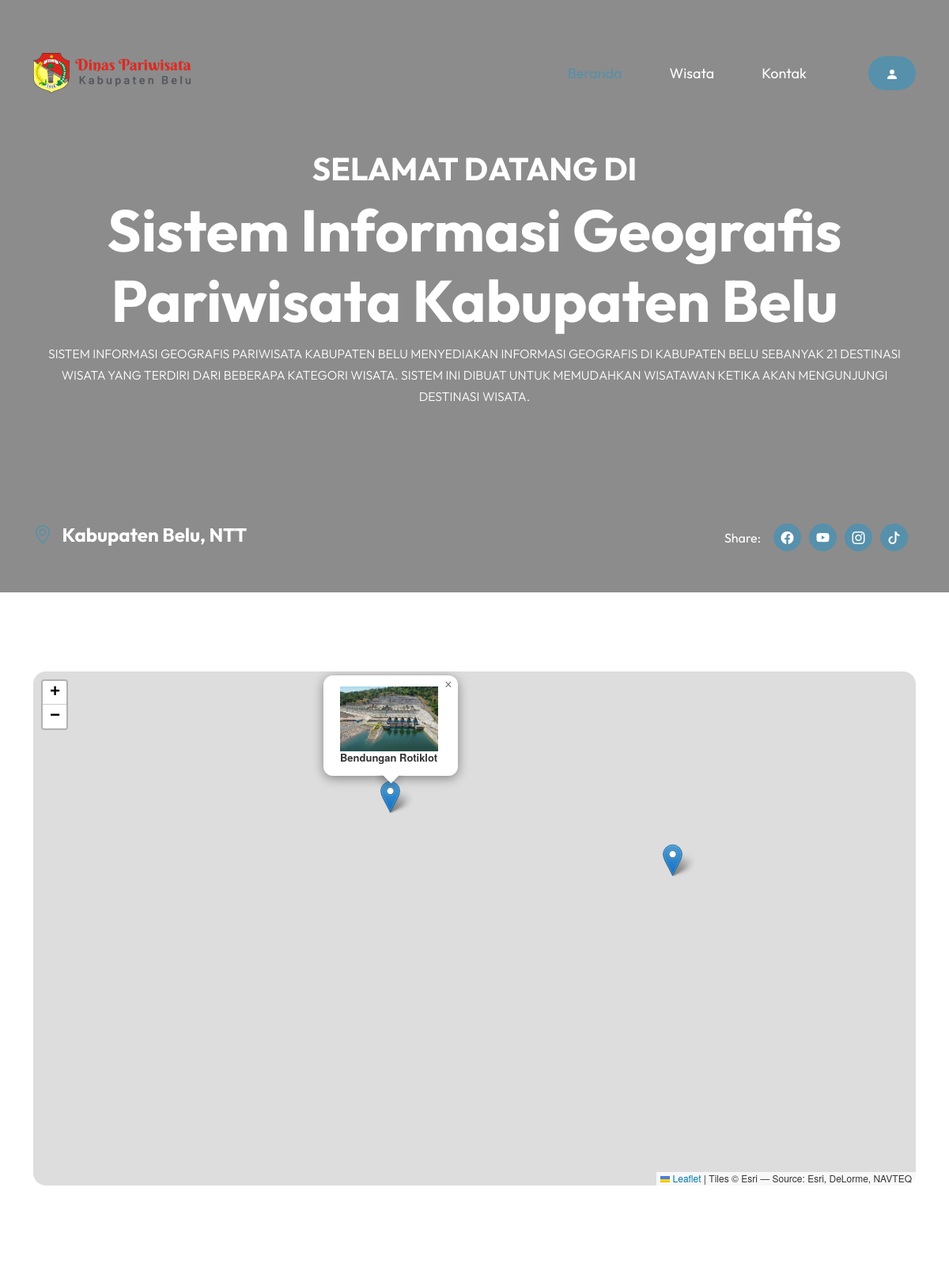
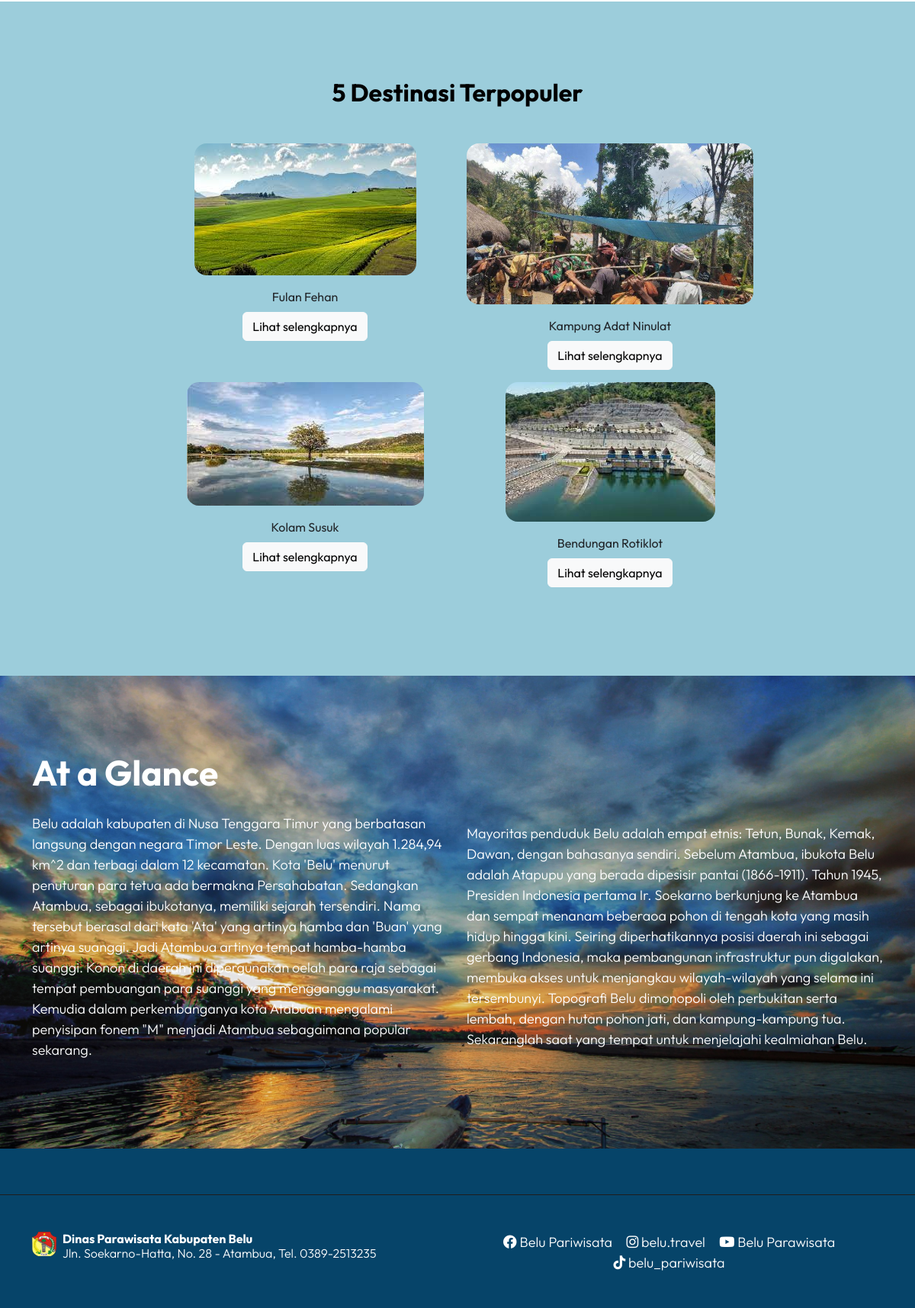
The page / on the database its author committed (2 pictures, top to bottom).
### tables this page shows
CREATE TABLE `wisata` (
  `id_wisata` int(11) NOT NULL,
  `nama_wisata` varchar(255) NOT NULL,
  `latitude` varchar(255) NOT NULL,
  `longitude` varchar(255) NOT NULL,
  `geojson` longtext NOT NULL,
  `foto` varchar(255) NOT NULL,
  `deskripsi` longtext NOT NULL,
  `f_id_pengelola` int(11) NOT NULL,
  `kontak` varchar(255) NOT NULL,
  `jam_kunjung` time NOT NULL,
  `jam_tutup` time NOT NULL,
  `f_id_kecamatan` int(11) NOT NULL,
  `f_id_kategori` int(11) NOT NULL
);

### application/controllers/Pages.php (called while the page is built, shortened)
<?php
class Pages extends CI_Controller {
	public function __construct()
	{
        $this->load->model('Wisata_model');
        $this->load->model('Kunjungan_model');
        $this->load->model('Fasilitas_model');
        $this->load->model('Larangan_model');
        $this->load->model('Ulasan_model');
        $this->load->model('Contact_model');
	}
	public function index()
	{
		$data = [
			'menu' => 'beranda',
			'wisata_list' => $this->Wisata_model->get_all_join(),
			'destinasi_terpopuler' => $this->Kunjungan_model->get_top_5_destinasi()
		];
		$this->load->view('pages_template/header', $data);
		$this->load->view('index');
		$this->load->view('pages_template/footer');
	}
}

### index.php (called while the page is built, shortened)
<?php
require_once BASEPATH.'core/CodeIgniter.php';

### application/models/Wisata_model.php (called while the page is built, shortened)
<?php
class Wisata_model extends CI_Model {
    public function get_all_join($id = null)
    {
        $this->db->select('wisata.*, kecamatan.nama_kecamatan, admin.username as pengelola, kategori.nama_kategori');
        $this->db->from('wisata');
        $this->db->join('kecamatan', 'wisata.f_id_kecamatan = kecamatan.id_kecamatan', 'left');
        $this->db->join('admin', 'wisata.f_id_pengelola = admin.id_admin', 'left');
        $this->db->join('kategori', 'wisata.f_id_kategori = kategori.id_kategori', 'left');
        $query = $this->db->get();
        if ($query->num_rows() > 0) {
            return $query->result_array();
        } else {
            return [];
        }
    }
}

### application/models/Kunjungan_model.php (called while the page is built, shortened)
<?php
class Kunjungan_model extends CI_Model {
    public function get_top_5_destinasi()
    {
        $this->db->select('wisata.*, COUNT(kunjungan.f_id_wisata) as total_kunjungan');
        $this->db->from('wisata');
        $this->db->join('kunjungan', 'kunjungan.f_id_wisata = wisata.id_wisata', 'left');
        $this->db->group_by('wisata.id_wisata');
        $this->db->order_by('total_kunjungan', 'DESC');
        $this->db->limit(5);
        return $this->db->get()->result_array();
    }
}

### application/views/index.php (the view, shortened to what this page needs)
<section class="hero-section" id="section_1">
    <div class="container d-flex justify-content-center align-items-center">
        <div class="row">
            <div class="col-12 mt-auto mb-5 text-center">
                <h2 class="d-none d-lg-block"><small>Selamat datang di</small></h2>
                <h1 class="text-white d-none d-lg-block">Sistem Informasi Geografis Pariwisata Kabupaten Belu
                </h1>
                <p><small>Sistem Informasi Geografis Pariwisata Kabupaten Belu menyediakan informasi geografis
                        di Kabupaten Belu sebanyak 21 destinasi wisata yang terdiri dari beberapa kategori
                        wisata. Sistem ini dibuat untuk memudahkan wisatawan ketika akan mengunjungi destinasi
                        wisata.</small></p>
            </div>
            <div class="col-lg-12 col-12 mt-auto d-flex flex-column flex-lg-row text-center">
                <div class="location-wrap me-sm-auto py-3 py-lg-0">
                    <h5 class="text-white">
                        <i class="custom-icon bi-geo-alt me-2"></i>
                        Kabupaten Belu, NTT
                    </h5>
                </div>
                <div class="social-share">
                    <ul class="social-icon d-flex align-items-center justify-content-center">
                        <span class="text-white me-3">Share:</span>
                        <li class="social-icon-item">
                            <a href="https://www.facebook.com/profile.php?id=100014992931309" class="social-icon-link">
                                <span class="bi-facebook"></span>
                            </a>
                        </li>
                        <li class="social-icon-item">
                            <a href="https://www.youtube.com/@belupariwisata3484" class="social-icon-link">
                                <span class="bi-youtube"></span>
                            </a>
                        </li>
                        <li class="social-icon-item">
                            <a href="#" class="social-icon-link">
                                <span class="bi-instagram"></span>
                            </a>
                        </li>
                        <li class="social-icon-item">
                            <a href="https://www.tiktok.com/@belu_pariwisata?_t=ZS-8uJoENY8gad&_r=1"
                                class="social-icon-link">
                                <span class="bi-tiktok"></span>
                            </a>
                        </li>
                    </ul>
                </div>
            </div>
        </div>
    </div>
    <div class="video-wrap">
        <video autoplay="" loop="" muted="" class="custom-video" poster="">
            <source src="<?=base_url('assets/');?>video/videoplayback.mp4" type="video/mp4">
        </video>
    </div>
</section>
<section class="section-padding">
    <div class="container">
        <div id="map" style="height: 650px; z-index: 1;" class="rounded-4 mb-4"></div>
    </div>
</section>
<section class="section-padding" style="background-color: #9ccddb;">
    <h3 class="text-center mb-5">5 Destinasi Terpopuler</h3>
    <div class="container">
        <div class="row d-flex justify-content-center">
            <?php foreach($destinasi_terpopuler as $destinasi): ?>
            <?php
                $fotos = json_decode($destinasi['foto'], true);
                $foto_ditampilkan = !empty($fotos) ? $fotos[0] : 'default.jpg';
            ?>
            <div class="card col-4 bg-transparent text-center border-0" style="width: 25rem;">
                <div class="card-img-top img-fluid rounded-4">
                    <a href="<?=base_url('uploads/wisata/') . $foto_ditampilkan;?>"
                        data-lightbox="wisata-<?=$destinasi['id_wisata'];?>"
                        data-title="Foto <?=$destinasi['nama_wisata'];?>">
                        <img src="<?=base_url('uploads/wisata/') . $foto_ditampilkan;?>" class="img-fluid rounded-4"
                            alt="Foto <?=$destinasi['nama_wisata'];?>">
                    </a>
                </div>
                <div class="card-body text-center">
                    <div class="card-title">
                        <?= $destinasi['nama_wisata']; ?>
                    </div>
                    <a href="<?= base_url('pages/detail_wisata/'.$destinasi['id_wisata']); ?>"
                        class="btn btn-light">Lihat
                        selengkapnya</a>
                </div>
            </div>
            <?php endforeach; ?>
        </div>
    </div>
</section>
<section class="about-section section-padding">
    <div class="container">
        <div class="row">
            <h2 class="text-white mb-4">At a Glance</h2>
            <div class="col-lg-6 col-12 mb-4 mb-lg-0 d-flex align-items-center">
                <div class="services-info">
                    <p class="text-white">Belu adalah kabupaten di Nusa Tenggara Timur yang berbatasan langsung
                        dengan negara Timor Leste. Dengan luas wilayah 1.284,94 km^2 dan terbagi dalam 12
                        kecamatan. Kota 'Belu' menurut penuturan para tetua ada bermakna Persahabatan. Sedangkan
                        Atambua, sebagai ibukotanya, memiliki sejarah tersendiri. Nama tersebut berasal dari
                        kata 'Ata' yang artinya hamba dan 'Buan' yang artinya suanggi. Jadi Atambua artinya
                        tempat hamba-hamba suanggi. Konon di daerah ini dipergunakan oelah para raja sebagai
                        tempat pembuangan para suanggi yang mengganggu masyarakat. Kemudia dalam perkembanganya
                        kota Atabuan mengalami penyisipan fonem "M" menjadi Atambua sebagaimana popular
                        sekarang.</p>
                </div>
            </div>
            <div class="col-lg-6 col-12 mb-4 mb-lg-0 d-flex align-items-center">
                <div class="services-info">
                    <p class="text-white">Mayoritas penduduk Belu adalah empat etnis: Tetun, Bunak, Kemak,
                        Dawan, dengan bahasanya sendiri. Sebelum Atambua, ibukota Belu adalah Atapupu yang
                        berada dipesisir pantai (1866-1911). Tahun 1945, Presiden Indonesia pertama Ir. Soekarno
                        berkunjung ke Atambua dan sempat menanam beberaoa pohon di tengah kota yang masih hidup
                        hingga kini. Seiring diperhatikannya posisi daerah ini sebagai gerbang Indonesia, maka
                        pembangunan infrastruktur pun digalakan, membuka akses untuk menjangkau wilayah-wilayah
                        yang selama ini tersembunyi. Topografi Belu dimonopoli oleh perbukitan serta lembah,
                        dengan hutan pohon jati, dan kampung-kampung tua. Sekaranglah saat yang tempat untuk
                        menjelajahi kealmiahan Belu.</p>
                </div>
            </div>
        </div>
    </div>
</section>

### rows shown on the page
wisata: shows a picture, nama_wisata "Fulan Fehan"
wisata: shows a picture, nama_wisata "Kampung Adat Ninulat"
wisata: shows a picture, nama_wisata "Kolam Susuk"
wisata: shows a picture, nama_wisata "Bendungan Rotiklot"
